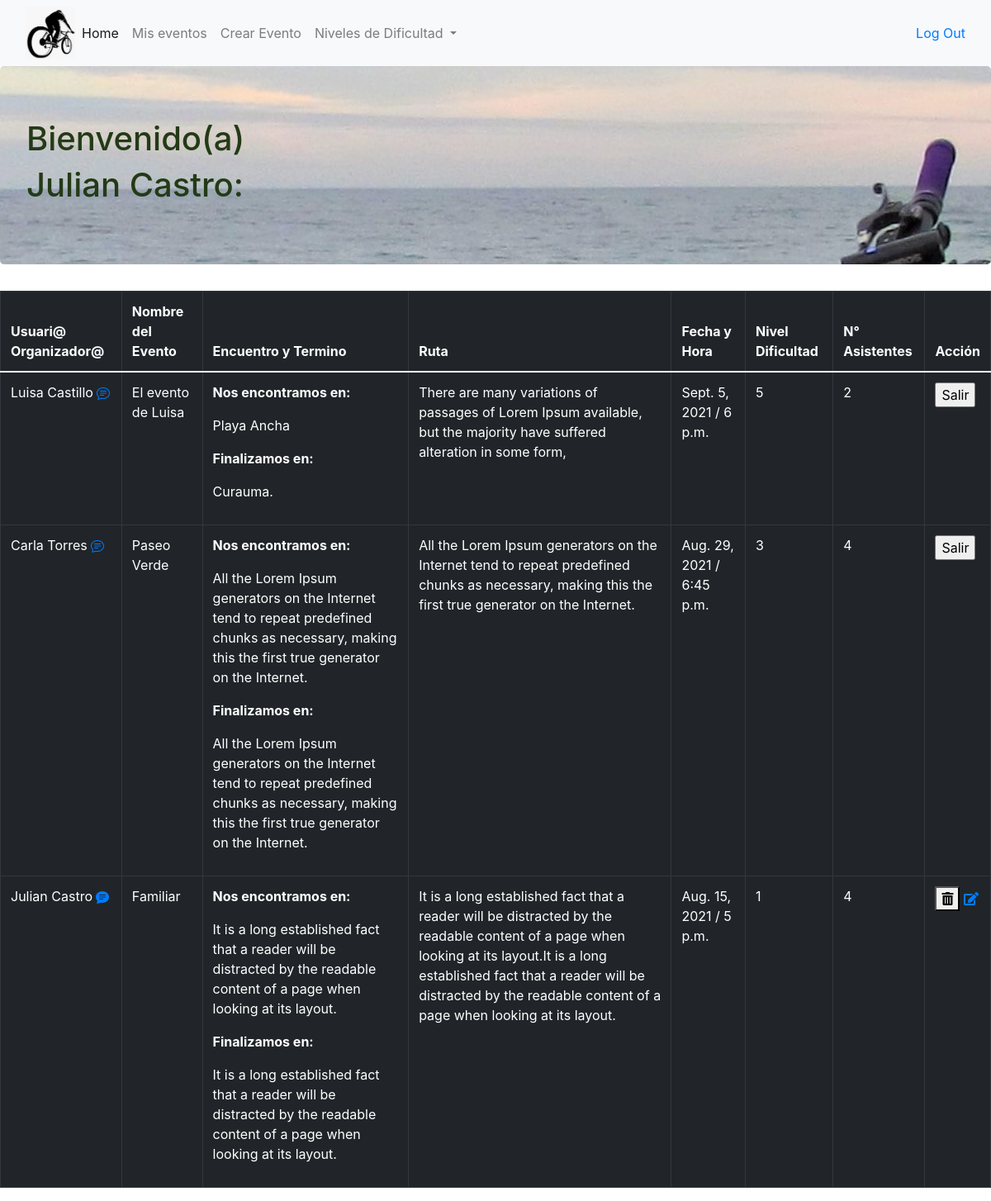
/ (signed in), run on the app's committed database.
### bici_app/models.py (models this page shows, shortened)
class Evento(models.Model):
    nombre=models.CharField(max_length=45, null=True)
    creador=models.ForeignKey(User, related_name="user_creador", on_delete=CASCADE)
    encuentro=models.TextField(null=True)
    termino=models.TextField(null=True)
    ruta=models.TextField(null=True)
    fecha=models.DateField(null=True, blank=True)
    hora=models.TimeField(null=True, blank=True)
    dificultad=models.IntegerField(null=True)
    users_add_evento=models.ManyToManyField(User, related_name="user_eventos")
    objects = EventoManager()

class User(models.Model):
    first_name= models.CharField(max_length=45)
    last_name = models.CharField(max_length=45)
    email = models.EmailField(max_length=45)
    password = models.CharField(max_length=60)
    created_at = models.DateTimeField(auto_now_add=True)
    updated_at = models.DateTimeField(auto_now_add=True)
    objects = UserManager()

### bici_app/views.py (the view, shortened to what this page needs)
# urls.py: path('', views.cicletealo),
def cicletealo(request):
    if 'id' in request.session:
        user=User.objects.get(id=request.session['id'])
        eventos=Evento.objects.order_by('-id')
        if user:
            context={
                'user': f'{user.first_name} {user.last_name}',
                'eventos': eventos,
                'users':user
            }
        return render(request, 'cicletealo.html', context)
    else:
        eventos=Evento.objects.all()
        context={
            'eventos': eventos,
        }
        return render(request, "cicletealo.html", context)

### bici_app/templates/cicletealo.html (shortened to what this page needs)
{% extends "base.html" %}
{% load static %}
{% block style%} <link rel="stylesheet" href="{% static 'css/cicletealo.css'%}">{% endblock %}
{% block content %}
     <div class="jumbotron"  style="background: url(static/img/foto_portada4.jpg)   no-repeat center center fixed; -webkit-background-size: cover; -moz-background-size: cover; -o-background-size: cover; background-size: cover;">
        <h1>Bienvenido(a)</h1>
        {% if users %}
        <h1>{{user}}:</h1>
        {% endif %}
      </div>
          <table class="table table-bordered table-dark">
            <thead>
              <tr>
                <th scope="col">Usuari@ Organizador@</th>
                <th scope="col">Nombre del Evento</th>
                <th scope="col">Encuentro y Termino</th>
                <th scope="col">Ruta</th>
                <th scope="col">Fecha y Hora</th>
                <th scope="col">Nivel Dificultad</th>
                <th scope="col">N° Asistentes</th>
                <th scope="col">Acción</th>
              </tr>
            </thead>
            <tbody>
            {% for evento in eventos %}
              <tr>
                <td>{{evento.creador.first_name}} {{evento.creador.last_name}}
                  {% if request.session.id == evento.creador.id %}
                  <a href="/mensajes/{{evento.id}}"></a>
                  {% endif%}{% if evento in users.user_eventos.all %}   <a href="/mensajes/{{evento.id}}"></a></th>{% endif%}</th></td>
                <td>{{evento.nombre}}</td>
                <td><p class="fw-bolder">Nos encontramos en:</p>
                    <p>{{evento.encuentro}}</p>
                    <p class="fw-bolder" >Finalizamos en:</p>
                    <p>{{evento.termino}}</p>
                </td>
                <td>{{evento.ruta}}</td>
                <td>{{evento.fecha}} / {{evento.hora}}</td>
                <td>{{evento.dificultad}}</td>
                <td>{{evento.users_add_evento.all | length}}</td>
                {% if request.session.id == evento.creador.id %}
                <form action="/delete" method="POST">
                  <td><button><i class="fas fa-trash-alt"></i></button> <a href="/editar/{{evento.id}}"><i class="fas fa-edit"></i></a></td>
                </form>
                {% else %}
                {% if users %}
                {% if evento not in users.user_eventos.all %}
                <form action="/add_evento" method="POST">
                  {% csrf_token %}
                  <input type="hidden" name="evento_id" value="{{evento.id}}">
                  <td><input type="submit" name="" value="Unirme"></td>
                </form>
                {% else %}
                <form action="/remover_evento" method="POST">
                  <td><input type="submit" name="" value="Salir"></td>
                </form>
                {% endif %}
                {% endif %}
                {% endif %}
              </tr>
            {% endfor %}
            </tbody>
          </table>
{%endblock%}

### bici_app/static/css/cicletealo.css (style rules this page uses)
h1 { color: rgb(36, 58, 23); }

### data on the page
Evento: creador.first_name "Luisa", creador.last_name "Castillo", nombre "El evento de Luisa", encuentro "Playa Ancha", termino "Curauma.", ruta "There are many variations of passages of Lorem Ipsum available, but the majority have suffered alteration in some form,", fecha "Sept. 5, 2021", hora "6 p.m.", dificultad "5", users_add_evento.all|length "2"
Evento: creador.first_name "Carla", creador.last_name "Torres", nombre "Paseo Verde", encuentro "All the Lorem Ipsum generators on the Internet tend to repeat predefined chunks as necessary, making this the first true generator on the Internet.", termino "All the Lorem Ipsum generators on the Internet tend to repeat predefined chunks as necessary, making this the first true generator on the Internet.", ruta "All the Lorem Ipsum generators on the Internet tend to repeat predefined chunks as necessary, making this the first true generator on the Internet.", fecha "Aug. 29, 2021", hora "6:45 p.m.", dificultad "3", users_add_evento.all|length "4"
Evento: creador.first_name "Julian", creador.last_name "Castro", nombre "Familiar", encuentro "It is a long established fact that a reader will be distracted by the readable content of a page when looking at its layout.", termino "It is a long established fact that a reader will be distracted by the readable content of a page when looking at its layout.", ruta "It is a long established fact that a reader will be distracted by the readable content of a page when looking at its layout.It is a long established fact that a reader will be distracted by the readable content of a page when looking at its layout.", fecha "Aug. 15, 2021", hora "5 p.m.", dificultad "1", users_add_evento.all|length "4"

### other printed values
{{ user }} "Julian Castro"
